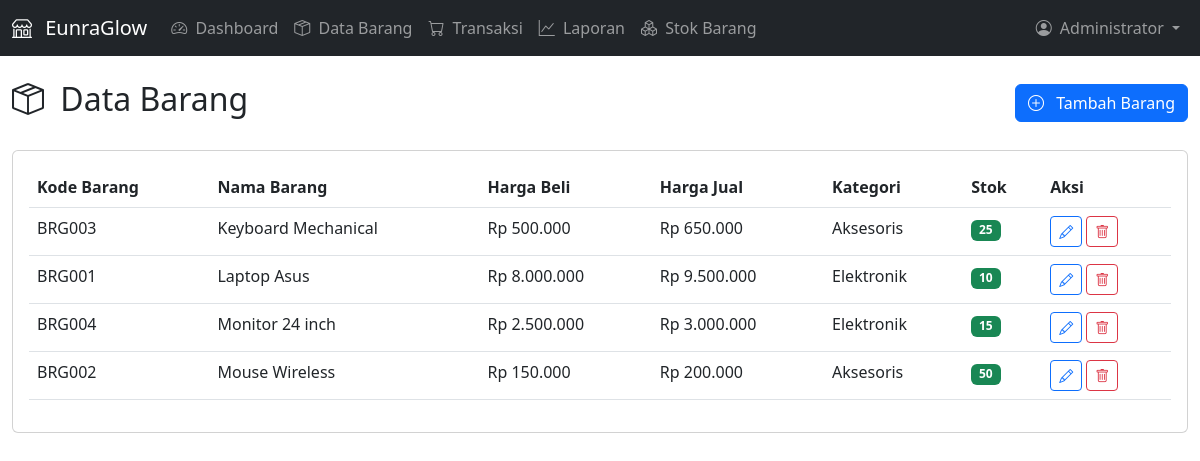
Page /barang.php (signed in) on the committed database.
### tables this page shows
CREATE TABLE IF NOT EXISTS stok_barang (
    id INT AUTO_INCREMENT PRIMARY KEY,
    barang_id INT NOT NULL,
    stok_awal INT DEFAULT 0,
    stok_masuk INT DEFAULT 0,
    stok_keluar INT DEFAULT 0,
    stok_saat_ini INT DEFAULT 0,
    tanggal_update TIMESTAMP DEFAULT CURRENT_TIMESTAMP ON UPDATE CURRENT_TIMESTAMP,
    FOREIGN KEY (barang_id) REFERENCES barang(id) ON DELETE CASCADE
);

CREATE TABLE IF NOT EXISTS barang (
    id INT AUTO_INCREMENT PRIMARY KEY,
    kode_barang VARCHAR(20) NOT NULL UNIQUE,
    nama_barang VARCHAR(100) NOT NULL,
    harga_beli DECIMAL(10,2) NOT NULL,
    harga_jual DECIMAL(10,2) NOT NULL,
    kategori VARCHAR(50),
    deskripsi TEXT,
    created_at TIMESTAMP DEFAULT CURRENT_TIMESTAMP,
    updated_at TIMESTAMP DEFAULT CURRENT_TIMESTAMP ON UPDATE CURRENT_TIMESTAMP
);

### config/session.php (called while the page is built, shortened)
<?php
function isAdmin() {
    return isset($_SESSION['role']) && $_SESSION['role'] === 'admin';
}
function formatRupiah($angka) {
    return 'Rp ' . number_format($angka, 0, ',', '.');
}
?>

### barang.php (the view, shortened to what this page needs)
<?php
require_once 'config/session.php';
$database = new Database();
$db = $database->getConnection();
$query = "SELECT b.*, s.stok_saat_ini FROM barang b
          LEFT JOIN stok_barang s ON b.id = s.barang_id
          ORDER BY b.nama_barang";
$stmt = $db->prepare($query);
$stmt->execute();
$barang_list = $stmt->fetchAll(PDO::FETCH_ASSOC);
?>
<!DOCTYPE html>
<html lang="id">
<head>
    <link href="https://cdn.jsdelivr.net/npm/bootstrap@5.3.0/dist/css/bootstrap.min.css" rel="stylesheet">
    <link href="https://cdn.jsdelivr.net/npm/bootstrap-icons@1.10.0/font/bootstrap-icons.css" rel="stylesheet">
</head>
<body>
    <?php include 'includes/navbar.php'; ?>
    <div class="container-fluid mt-4">
        <div class="row">
            <div class="col-12">
                <div class="d-flex justify-content-between align-items-center mb-4">
                    <h2>
                        <i class="bi bi-box-seam me-2"></i>
                        Data Barang
                    </h2>
                    <button type="button" class="btn btn-primary" data-bs-toggle="modal" data-bs-target="#barangModal">
                        <i class="bi bi-plus-circle me-2"></i>
                        Tambah Barang
                    </button>
                </div>
                <div class="card">
                    <div class="card-body">
                        <div class="table-responsive">
                            <table class="table table-hover">
                                <thead>
                                    <tr>
                                        <th>Kode Barang</th>
                                        <th>Nama Barang</th>
                                        <th>Harga Beli</th>
                                        <th>Harga Jual</th>
                                        <th>Kategori</th>
                                        <th>Stok</th>
                                        <th>Aksi</th>
                                    </tr>
                                </thead>
                                <tbody>
                                    <?php if (empty($barang_list)): ?>
                                        <tr>
                                            <td colspan="7" class="text-center text-muted">Belum ada data barang</td>
                                        </tr>
                                    <?php else: ?>
                                        <?php foreach ($barang_list as $barang): ?>
                                            <tr>
                                                <td><?php echo htmlspecialchars($barang['kode_barang']); ?></td>
                                                <td><?php echo htmlspecialchars($barang['nama_barang']); ?></td>
                                                <td><?php echo formatRupiah($barang['harga_beli']); ?></td>
                                                <td><?php echo formatRupiah($barang['harga_jual']); ?></td>
                                                <td><?php echo htmlspecialchars($barang['kategori']); ?></td>
                                                <td>
                                                    <span class="badge <?php echo $barang['stok_saat_ini'] <= 5 ? 'bg-danger' : 'bg-success'; ?>">
                                                        <?php echo $barang['stok_saat_ini']; ?>
                                                    </span>
                                                </td>
                                                <td>
                                                    <button type="button" class="btn btn-sm btn-outline-primary"
                                                            onclick="editBarang(<?php echo htmlspecialchars(json_encode($barang)); ?>)">
                                                        <i class="bi bi-pencil"></i>
                                                    </button>
                                                    <button type="button" class="btn btn-sm btn-outline-danger"
                                                            onclick="deleteBarang(<?php echo $barang['id']; ?>, '<?php echo htmlspecialchars($barang['nama_barang']); ?>')">
                                                        <i class="bi bi-trash"></i>
                                                    </button>
                                                </td>
                                            </tr>
                                        <?php endforeach; ?>
                                    <?php endif; ?>
                                </tbody>
                            </table>
                        </div>
                    </div>
                </div>
            </div>
        </div>
    </div>
</body>
</html>

### includes/navbar.php (shortened to what this page needs)
<?php
require_once 'config/session.php';
?>
<nav class="navbar navbar-expand-lg navbar-dark bg-dark">
    <div class="container-fluid">
        <a class="navbar-brand" href="dashboard.php">
            <i class="bi bi-shop me-2"></i>
            EunraGlow
        </a>
        <div class="collapse navbar-collapse" id="navbarNav">
            <ul class="navbar-nav me-auto">
                <li class="nav-item">
                    <a class="nav-link" href="dashboard.php">
                        <i class="bi bi-speedometer2 me-1"></i>
                        Dashboard
                    </a>
                </li>
                <li class="nav-item">
                    <a class="nav-link" href="barang.php">
                        <i class="bi bi-box-seam me-1"></i>
                        Data Barang
                    </a>
                </li>
                <li class="nav-item">
                    <a class="nav-link" href="transaksi.php">
                        <i class="bi bi-cart me-1"></i>
                        Transaksi
                    </a>
                </li>
                <li class="nav-item">
                    <a class="nav-link" href="laporan.php">
                        <i class="bi bi-graph-up me-1"></i>
                        Laporan
                    </a>
                </li>
                <?php if (isAdmin()): ?>
                <li class="nav-item">
                    <a class="nav-link" href="stok.php">
                        <i class="bi bi-boxes me-1"></i>
                        Stok Barang
                    </a>
                </li>
                <?php endif; ?>
            </ul>
            <ul class="navbar-nav">
                <li class="nav-item dropdown">
                    <a class="nav-link dropdown-toggle" href="#" role="button" data-bs-toggle="dropdown">
                        <i class="bi bi-person-circle me-1"></i>
                        <?php echo htmlspecialchars($_SESSION['nama_lengkap']); ?>
                    </a>
                </li>
            </ul>
        </div>
    </div>
</nav>

### rows in the picture
stok_barang: barang.kode_barang "BRG003", barang.nama_barang "Keyboard Mechanical", barang.harga_beli "Rp 500.000", barang.harga_jual "Rp 650.000", barang.kategori "Aksesoris", stok_saat_ini "25"
stok_barang: barang.kode_barang "BRG001", barang.nama_barang "Laptop Asus", barang.harga_beli "Rp 8.000.000", barang.harga_jual "Rp 9.500.000", barang.kategori "Elektronik", stok_saat_ini "10"
stok_barang: barang.kode_barang "BRG004", barang.nama_barang "Monitor 24 inch", barang.harga_beli "Rp 2.500.000", barang.harga_jual "Rp 3.000.000", barang.kategori "Elektronik", stok_saat_ini "15"
stok_barang: barang.kode_barang "BRG002", barang.nama_barang "Mouse Wireless", barang.harga_beli "Rp 150.000", barang.harga_jual "Rp 200.000", barang.kategori "Aksesoris", stok_saat_ini "50"

### other values in the picture
$_SESSION['nama_lengkap'] "Administrator"
